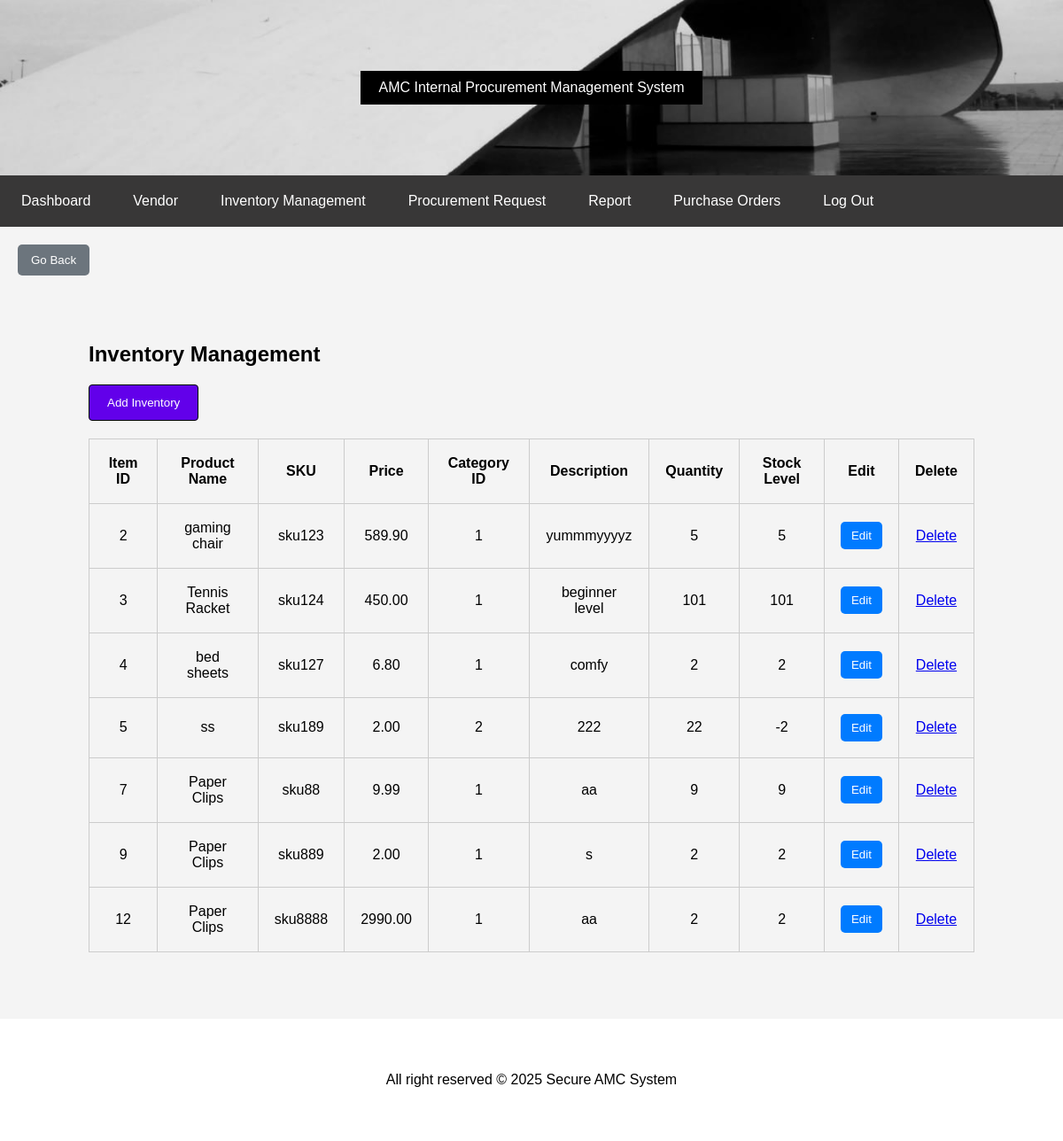
/assignment/inventory/inventory.php, run on an earlier commit of the app's database.
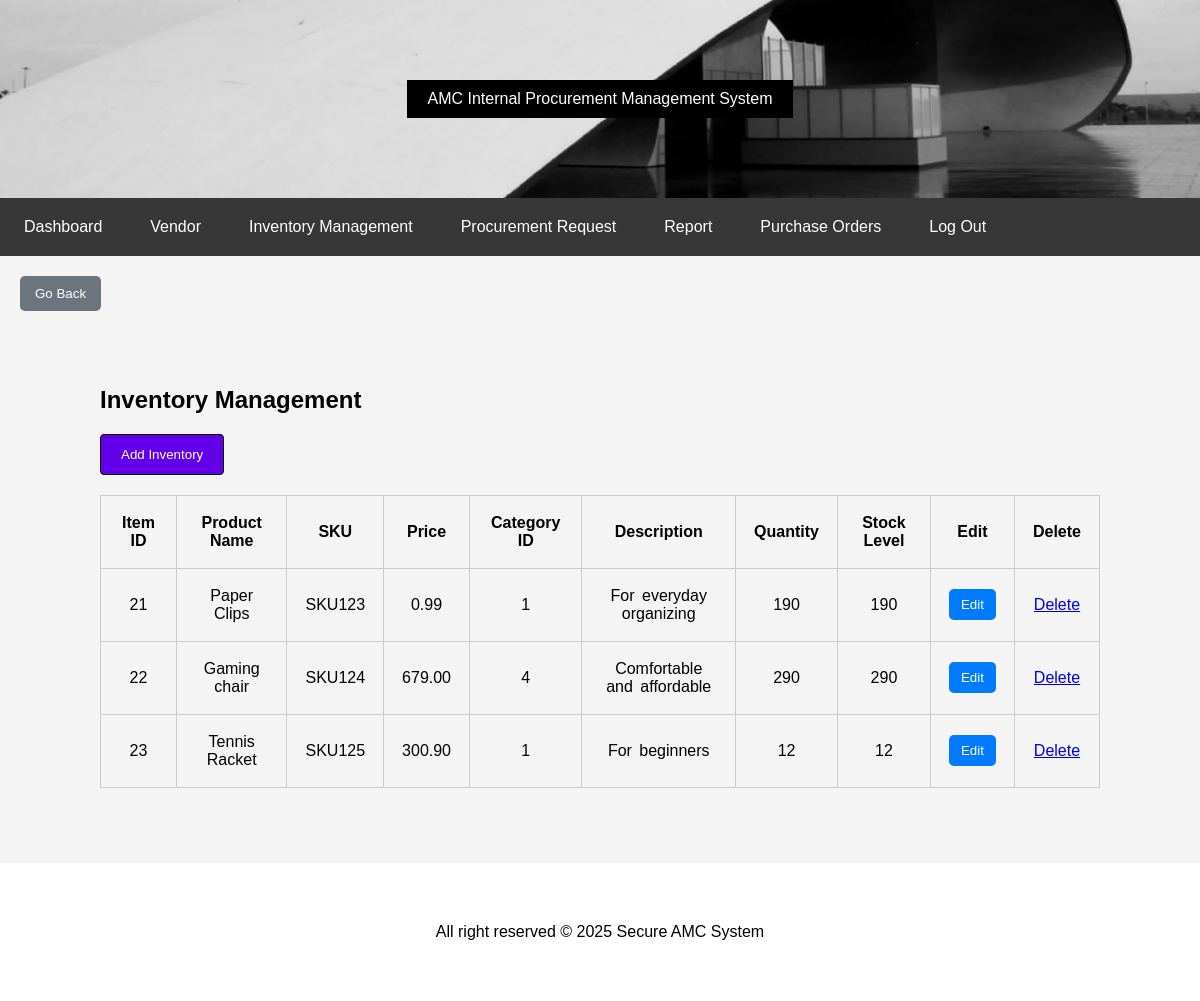
And on a later commit of the database.
### tables this page shows
CREATE TABLE `inventory` (
  `ITEM_ID` int(11) NOT NULL,
  `NAME` varchar(50) NOT NULL,
  `SKU` varchar(20) NOT NULL,
  `PRICE` decimal(10,2) NOT NULL,
  `CATEGORY_ID` int(11) NOT NULL,
  `DESCRIPTION` varchar(1000) DEFAULT NULL,
  `QUANTITY` int(11) NOT NULL DEFAULT 0,
  `STOCK` int(11) NOT NULL DEFAULT 0
);

### assignment/inventory/inventory.php (the view, shortened to what this page needs)
<?php
include '../config.php';
include '../header.php';
include '../navigation.php';
include '../back_button.php';
$conn = new mysqli($servername, $username, $password, $dbname);
try {
    $result = $conn->query("SELECT * FROM inventory");
    $items = [];
    while ($row = $result->fetch_assoc()) {
        $items[] = $row;
    }
} catch (Exception $e) {
    die("Error fetching inventory: " . $e->getMessage());
}
echo '<div style="width: 100%; max-width: 1000px; margin: 50px auto; padding: 5px;">
<h2>Inventory Management</h2>
<div class="add-inventory-button" style="margin-bottom: 20px; text-align: center;">
    <button onclick="window.location.href=\'create.php\';" class="btn btn-primary">Add Inventory</button>
</div>
<table class="inventory-table">
    <thead>
        <tr>
            <th>Item ID</th>
            <th>Product Name</th>
            <th>SKU</th>
            <th>Price</th>
            <th>Category ID</th>
            <th>Description</th>
            <th>Quantity</th>
            <th>Stock Level</th>
            <th>Edit</th>
            <th>Delete</th>
        </tr>
    </thead>
    <tbody>';
foreach ($items as $item) {
    echo '<tr>
        <td>' . htmlspecialchars($item['ITEM_ID']) . '</td>
        <td>' . htmlspecialchars($item['NAME']) . '</td>
        <td>' . htmlspecialchars($item['SKU']) . '</td>
        <td>' . htmlspecialchars($item['PRICE']) . '</td>
        <td>' . htmlspecialchars($item['CATEGORY_ID']) . '</td>
        <td>' . htmlspecialchars($item['DESCRIPTION']) . '</td>
        <td>' . htmlspecialchars($item['QUANTITY']) . '</td>
        <td>' . htmlspecialchars($item['STOCK']) . '</td>
        <td>
            <button onclick="window.location.href=\'update.php?id=' . $item['ITEM_ID'] . '\';" class="btn btn-edit">Edit</button>
        </td>
        <td>
            <a href="delete.php?id=' . $item['ITEM_ID'] . '&csrf_token=' . $_SESSION['csrf_token'] . '" onclick="return confirm(\'Are you sure you want to delete this?\')">Delete</a>
        </td>
    </tr>';
}
echo '</tbody>
</table>
</div>';
?>
<?php
include '../footer.php';
?>

### assignment/header.php (shortened to what this page needs)
<!DOCTYPE html>
<html lang="en">
<head>
    <link rel="stylesheet" href="style.css">
</head>
<body>
    <header>
        <div class="header-content">
            AMC Internal Procurement Management System
        </div>
    </header>

### assignment/navigation.php
<nav class="navigation">
    <ul>
        <li><a href="../dashboard.php">Dashboard</a></li>
        <li><a href="../vendors/vendor.php">Vendor</a></li>
        <li><a href="../inventory/inventory.php">Inventory Management</a></li>
        <li><a href="../procurement/procurement.php">Procurement Request</a></li>
        <li><a href="../report/report.php">Report</a></li>
        <li><a href="../order/read_orders.php">Purchase Orders</a></li>
        <li><a href="../logout.php">Log Out</a></li>
    </ul>
</nav>

### assignment/back_button.php
<div class="back-button-container" style="margin-top: 20px; text-align: center; padding-left: 20px;">
    <button onclick="history.back()" class="btn btn-secondary">Go Back</button>
</div>

### assignment/footer.php
<footer>
        All right reserved © 2025 Secure AMC System
    </footer>
</body>
</html>

### assignment/inventory/style.css (style rules this page uses)
body, html { height: 100%; margin: 0; font-family: Arial, sans-serif; background-color: #f4f4f4; color: black; }
header { background: url('imgs/header-bg.png'); background-size: cover; color: white; text-align: center; padding:80px 0; }
.header-content { background-color: black; display: inline-block; padding: 10px 20px; }
.add-inventory-button { margin-bottom: 20px; text-align: left; }
button { background-color: #6200ea; color: white; border: 1px solid black; padding: 12px 20px; border-radius: 4px; cursor: pointer; display: block; width: fit-content; margin-left: left; }
table { width: 100%; border-collapse: collapse; margin-top: 20px; }
table, th, td { border: 1px solid #ccc; }
th, td { padding: 8px; text-align: left; }
th { background-color: #f4f4f4; }
.inventory-table { width:100%; border-collapse: collapse; margin: 20px 0; }
.inventory-table th, .inventory-table td { border: 1px solid #ccc; padding: 18px; text-align: center; vertical-align: middle; word-spacing: 3px; }
.inventory-table th { background-color: #f4f4f4; font-weight: bold; }
.btn-edit { background-color: #007bff; color: white; padding: 8px 12px; border: none; border-radius: 5px; cursor: pointer; }
.navigation { background-color: #383737; overflow: hidden; margin-bottom: 20px; }
.navigation ul { list-style-type: none; padding: 0; margin: 0; display: flex; justify-content: left; }
.navigation ul li { float: left; }
.navigation ul li a { display: block; color: white; text-align: left; padding: 20px 24px; text-decoration: none; transition: background-color 0.3s; }
.btn-secondary { background-color: #6c757d; color: white; border: none; padding: 10px 15px; border-radius: 5px; cursor: pointer; text-align: center; }
footer { width: 100%; background-color: white; text-align: center; padding: 60px 0; }

What changed in the data, as far as the page shows it:
removed inventory: ITEM_ID "2", NAME "gaming chair", SKU "sku123", PRICE "589.90", CATEGORY_ID "1", DESCRIPTION "yummmyyyyz", QUANTITY "5", STOCK "5"
removed inventory: ITEM_ID "3", NAME "Tennis Racket", SKU "sku124", PRICE "450.00", CATEGORY_ID "1", DESCRIPTION "beginner level", QUANTITY "101", STOCK "101"
removed inventory: ITEM_ID "4", NAME "bed sheets", SKU "sku127", PRICE "6.80", CATEGORY_ID "1", DESCRIPTION "comfy", QUANTITY "2", STOCK "2"
removed inventory: ITEM_ID "5", NAME "ss", SKU "sku189", PRICE "2.00", CATEGORY_ID "2", DESCRIPTION "222", QUANTITY "22", STOCK "-2"
removed inventory: ITEM_ID "7", NAME "Paper Clips", SKU "sku88", PRICE "9.99", CATEGORY_ID "1", DESCRIPTION "aa", QUANTITY "9", STOCK "9"
removed inventory: ITEM_ID "9", NAME "Paper Clips", SKU "sku889", PRICE "2.00", CATEGORY_ID "1", DESCRIPTION "s", QUANTITY "2", STOCK "2"
removed inventory: ITEM_ID "12", NAME "Paper Clips", SKU "sku8888", PRICE "2990.00", CATEGORY_ID "1", DESCRIPTION "aa", QUANTITY "2", STOCK "2"
added inventory: ITEM_ID "21", NAME "Paper Clips", SKU "SKU123", PRICE "0.99", CATEGORY_ID "1", DESCRIPTION "For everyday organizing", QUANTITY "190", STOCK "190"
added inventory: ITEM_ID "22", NAME "Gaming chair", SKU "SKU124", PRICE "679.00", CATEGORY_ID "4", DESCRIPTION "Comfortable and affordable", QUANTITY "290", STOCK "290"
added inventory: ITEM_ID "23", NAME "Tennis Racket", SKU "SKU125", PRICE "300.90", CATEGORY_ID "1", DESCRIPTION "For beginners", QUANTITY "12", STOCK "12"
